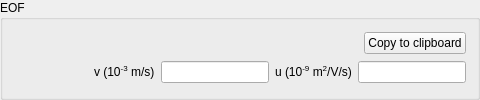
            <widget class="CollapsibleGroupBox" name="qgb_eofResults">
             <property name="sizePolicy">
              <sizepolicy hsizetype="MinimumExpanding" vsizetype="Preferred">
               <horstretch>0</horstretch>
               <verstretch>0</verstretch>
              </sizepolicy>
             </property>
             <property name="title">
              <string>EOF</string>
             </property>
             <layout class="QVBoxLayout" name="verticalLayout_10">
              <item>
               <layout class="QHBoxLayout" name="horizontalLayout_2">
                <item>
                 <spacer name="horizontalSpacer">
                  <property name="orientation">
                   <enum>Qt::Horizontal</enum>
                  </property>
                  <property name="sizeHint" stdset="0">
                   <size>
                    <width>40</width>
                    <height>20</height>
                   </size>
                  </property>
                 </spacer>
                </item>
                <item>
                 <widget class="QPushButton" name="qpb_ctcEOF">
                  <property name="text">
                   <string>Copy to clipboard</string>
                  </property>
                 </widget>
                </item>
               </layout>
              </item>
              <item>
               <layout class="QGridLayout" name="gridLayout_3">
                <item row="0" column="4">
                 <widget class="QLabel" name="ql_uEof">
                  <property name="text">
                   <string>&lt;html&gt;&lt;head/&gt;&lt;body&gt;&lt;p&gt;u (10&lt;span style=&quot; vertical-align:super;&quot;&gt;-9&lt;/span&gt; m&lt;span style=&quot; vertical-align:super;&quot;&gt;2&lt;/span&gt;/V/s)&lt;/p&gt;&lt;/body&gt;&lt;/html&gt;</string>
                  </property>
                 </widget>
                </item>
                <item row="0" column="2">
                 <widget class="QLabel" name="ql_vEof">
                  <property name="text">
                   <string>&lt;html&gt;&lt;head/&gt;&lt;body&gt;&lt;p&gt;v (10&lt;span style=&quot; vertical-align:super;&quot;&gt;-3&lt;/span&gt; m/s)&lt;/p&gt;&lt;/body&gt;&lt;/html&gt;</string>
                  </property>
                 </widget>
                </item>
                <item row="0" column="3">
                 <widget class="FloatingValueLineEdit" name="qle_vEof">
                  <property name="sizePolicy">
                   <sizepolicy hsizetype="MinimumExpanding" vsizetype="Fixed">
                    <horstretch>0</horstretch>
                    <verstretch>0</verstretch>
                   </sizepolicy>
                  </property>
                  <property name="minimumSize">
                   <size>
                    <width>25</width>
                    <height>0</height>
                   </size>
                  </property>
                  <property name="focusPolicy">
                   <enum>Qt::ClickFocus</enum>
                  </property>
                  <property name="alignment">
                   <set>Qt::AlignRight|Qt::AlignTrailing|Qt::AlignVCenter</set>
                  </property>
                  <property name="readOnly">
                   <bool>true</bool>
                  </property>
                 </widget>
                </item>
                <item row="0" column="5">
                 <widget class="FloatingValueLineEdit" name="qle_uEof">
                  <property name="sizePolicy">
                   <sizepolicy hsizetype="MinimumExpanding" vsizetype="Fixed">
                    <horstretch>0</horstretch>
                    <verstretch>0</verstretch>
                   </sizepolicy>
                  </property>
                  <property name="minimumSize">
                   <size>
                    <width>25</width>
                    <height>0</height>
                   </size>
                  </property>
                  <property name="focusPolicy">
                   <enum>Qt::ClickFocus</enum>
                  </property>
                  <property name="alignment">
                   <set>Qt::AlignRight|Qt::AlignTrailing|Qt::AlignVCenter</set>
                  </property>
                  <property name="readOnly">
                   <bool>true</bool>
                  </property>
                 </widget>
                </item>
                <item row="0" column="1">
                 <spacer name="horizontalSpacer_10">
                  <property name="orientation">
                   <enum>Qt::Horizontal</enum>
                  </property>
                  <property name="sizeHint" stdset="0">
                   <size>
                    <width>40</width>
                    <height>20</height>
                   </size>
                  </property>
                 </spacer>
                </item>
                <item row="0" column="0">
                 <spacer name="horizontalSpacer_11">
                  <property name="orientation">
                   <enum>Qt::Horizontal</enum>
                  </property>
                  <property name="sizeHint" stdset="0">
                   <size>
                    <width>40</width>
                    <height>20</height>
                   </size>
                  </property>
                 </spacer>
                </item>
               </layout>
              </item>
             </layout>
            </widget>
